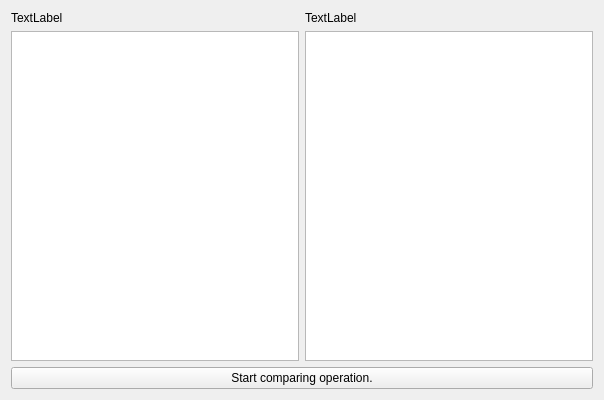
<?xml version="1.0" encoding="UTF-8"?>
<ui version="4.0">
 <class>Form</class>
 <widget class="QWidget" name="Form">
  <property name="geometry">
   <rect>
    <x>0</x>
    <y>0</y>
    <width>604</width>
    <height>400</height>
   </rect>
  </property>
  <property name="windowTitle">
   <string>Form</string>
  </property>
  <layout class="QVBoxLayout" name="verticalLayout_3">
   <item>
    <layout class="QHBoxLayout" name="horizontalLayout">
     <item>
      <layout class="QVBoxLayout" name="verticalLayout">
       <item>
        <widget class="QLabel" name="label">
         <property name="text">
          <string>TextLabel</string>
         </property>
        </widget>
       </item>
       <item>
        <widget class="QTableWidget" name="tableWidget"/>
       </item>
      </layout>
     </item>
     <item>
      <layout class="QVBoxLayout" name="verticalLayout_2">
       <item>
        <widget class="QLabel" name="label_2">
         <property name="text">
          <string>TextLabel</string>
         </property>
        </widget>
       </item>
       <item>
        <widget class="QTableWidget" name="tableWidget_2"/>
       </item>
      </layout>
     </item>
    </layout>
   </item>
   <item>
    <widget class="QPushButton" name="pushButton">
     <property name="text">
      <string>Start comparing operation.</string>
     </property>
    </widget>
   </item>
  </layout>
 </widget>
 <resources/>
 <connections/>
</ui>
